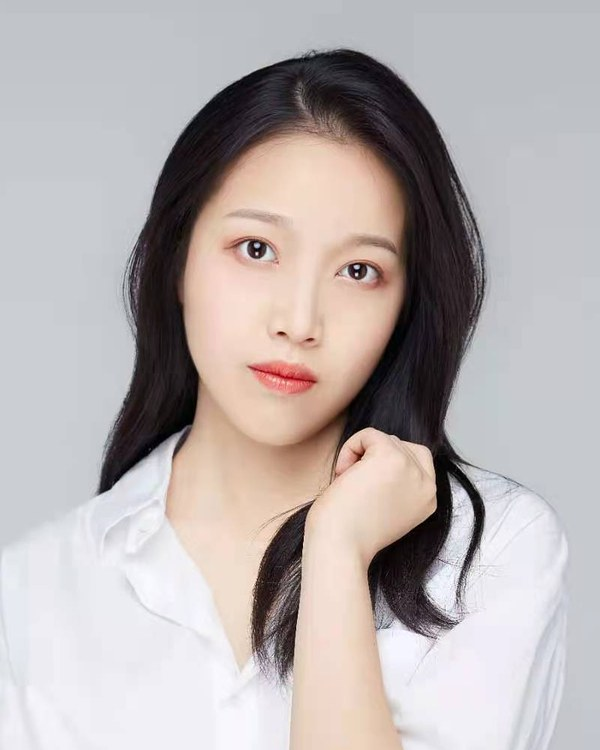
#> input picture assets/img/photo.jpg, 600 x 750 px
$ python make_og.py
#> lines starting #> are read from the running program, lines starting #| are printed output that depends on the picture; after the words box and inside, x2 and y2 are one past the last pixel; in counts of white or black regions, pixels touching at a corner belong together
"""生成链接预览图（领英「精选」、微信/Slack 分享时显示的缩略图）。

用法：在网站根目录运行  python 操作指南/社交预览图/make_og.py
输出：
  assets/img/og-card.png  网站预览图（头像 + 姓名 + 方向），index.html 等页面的 og:image 指向它
  assets/img/og-cv.png    CV 第一页上半部分，用作领英「精选」里 CV 链接的缩略图（需在领英手动上传）
改了 data.js 的头衔或重新生成 cv.pdf 之后，重新运行一次即可。
"""
from pathlib import Path

import pymupdf
from PIL import Image, ImageDraw, ImageFont, ImageOps

ROOT = Path(__file__).resolve().parents[2]
IMG = ROOT / "assets" / "img"
W, H = 1200, 627  # 领英推荐的链接预览尺寸 (1.91:1)

BG = "#fbf3f0"      # 与网站 --tint 一致
TEXT = "#2a2422"
MUTED = "#74675f"
ACCENT = "#b84a3e"
FONT = "C:/Windows/Fonts/"


def font(name, size):
    return ImageFont.truetype(FONT + name, size)


def card():
    im = Image.new("RGB", (W, H), BG)
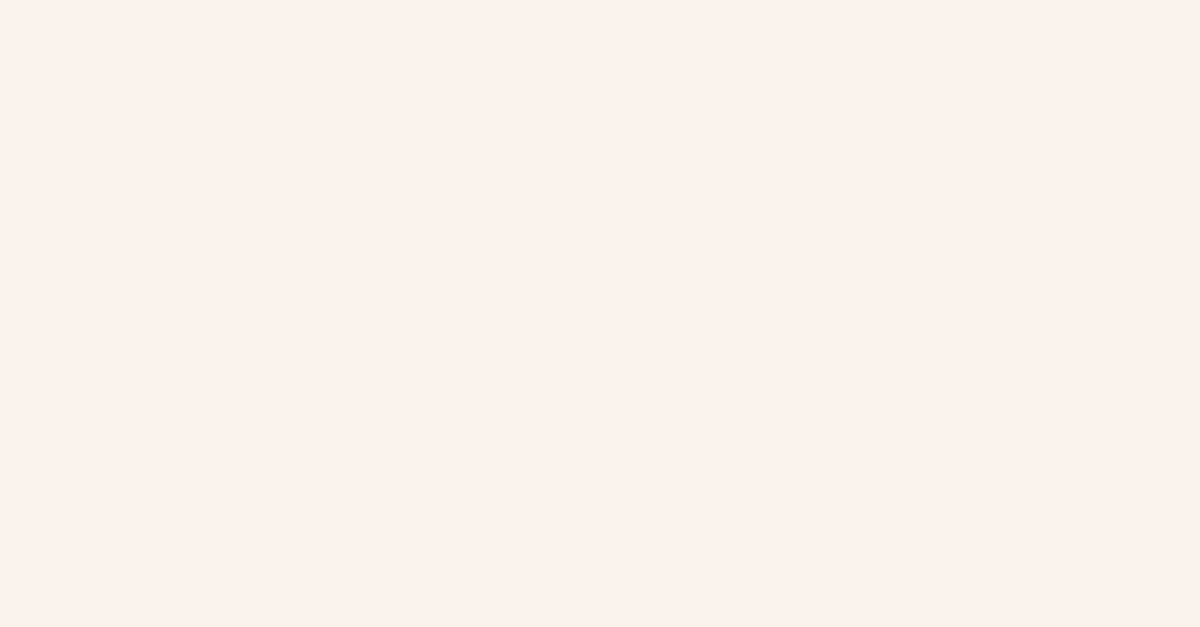
#> im: PIL image 1200x627 RGB; mean R, G, B 251, 243, 240
    d = ImageDraw.Draw(im)
    d.rectangle([0, 0, 18, H], fill=ACCENT)

    # 圆角头像
    ph = ImageOps.fit(Image.open(IMG / "photo.jpg").convert("RGB"), (340, 425), centering=(0.5, 0.3))
    mask = Image.new("L", ph.size, 0)
#> mask: PIL image 340x425 L; every value is 0
    ImageDraw.Draw(mask).rounded_rectangle([0, 0, *ph.size], radius=28, fill=255)
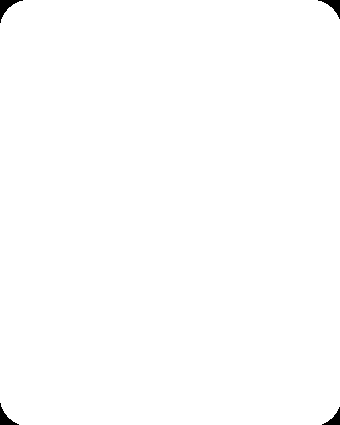
#> mask: PIL image 340x425 L; 99.6% white; 4 black regions, box (x1, y1, x2, y2) and area: (0, 0, 23, 23) 174, (318, 0, 340, 19) 151, (0, 403, 19, 425) 151, (322, 407, 340, 425) 129
    im.paste(ph, (80, (H - ph.size[1]) // 2), mask)
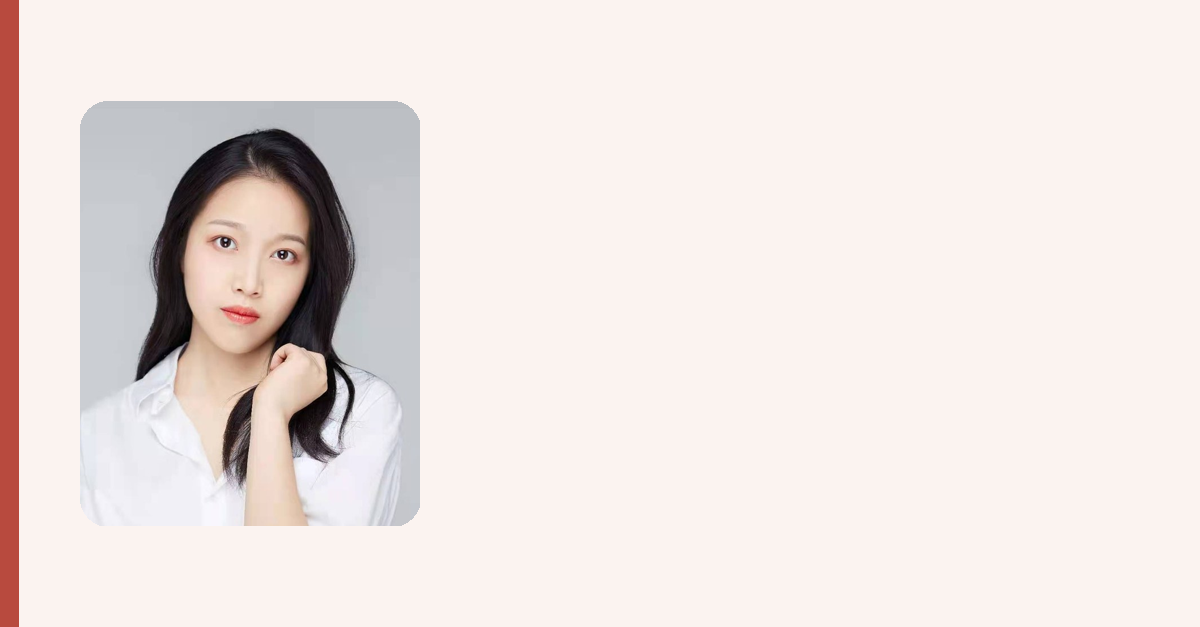
#> im: PIL image 1200x627 RGB; mean R, G, B 237, 227.4, 224.8

    x = 480
    d.text((x, 150), "Anqi Tan", font=font("georgiab.ttf", 78), fill=TEXT)
    d.text((x, 252), "Ph.D. Student in Bioengineering, UIUC", font=font("calibri.ttf", 38), fill=TEXT)
    lines = [
        "Biosensing devices for point-of-care diagnostics",
        "Optical readers · hardware & software",
    ]
    for i, s in enumerate(lines):
        d.text((x, 322 + i * 46), s, font=font("calibri.ttf", 33), fill=MUTED)
    d.text((x, 450), "anqitan.github.io", font=font("calibrib.ttf", 36), fill=ACCENT)
    im.save(IMG / "og-card.png", optimize=True)
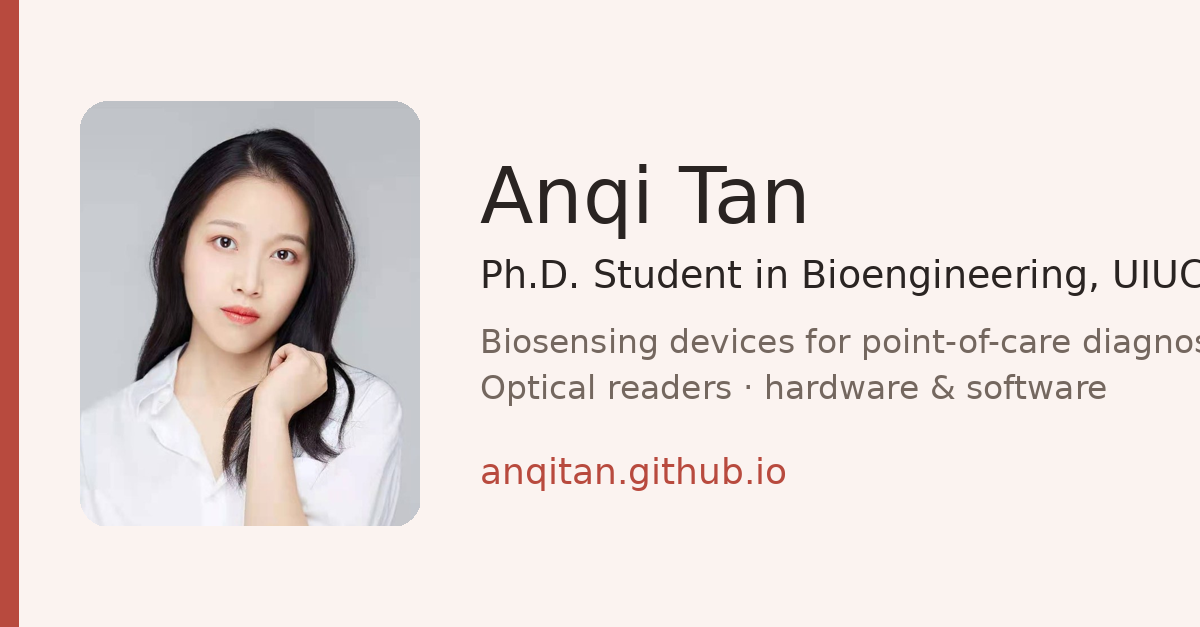
#> saved as og-card.png: PIL image 1200x627 RGB; mean R, G, B 232.2, 222.3, 219.5


def cv_thumb():
    page = pymupdf.open(ROOT / "assets" / "cv.pdf")[0]
    pix = page.get_pixmap(dpi=200)
    pg = Image.frombytes("RGB", (pix.width, pix.height), pix.samples)
    # 取第一页上部，按 1.91:1 裁剪，放在浅色底上留边
    inner_w, inner_h = W - 120, H - 80
    top = pg.crop((0, 0, pg.width, int(pg.width * inner_h / inner_w)))
    top = top.resize((inner_w, inner_h), Image.LANCZOS)
    im = Image.new("RGB", (W, H), BG)
    im.paste(top, (60, 80))
    ImageDraw.Draw(im).rectangle([60, 80, 60 + inner_w - 1, H], outline="#eadfd9", width=2)
    im.save(IMG / "og-cv.png", optimize=True)


if __name__ == "__main__":
    card()
    cv_thumb()
#> (the call stopped at in cv_thumb, `page = pymupdf.open(ROOT / "assets" / "cv.pdf")[0]`: pymupdf is not available in this run)
    print("OK:", IMG / "og-card.png", IMG / "og-cv.png")
